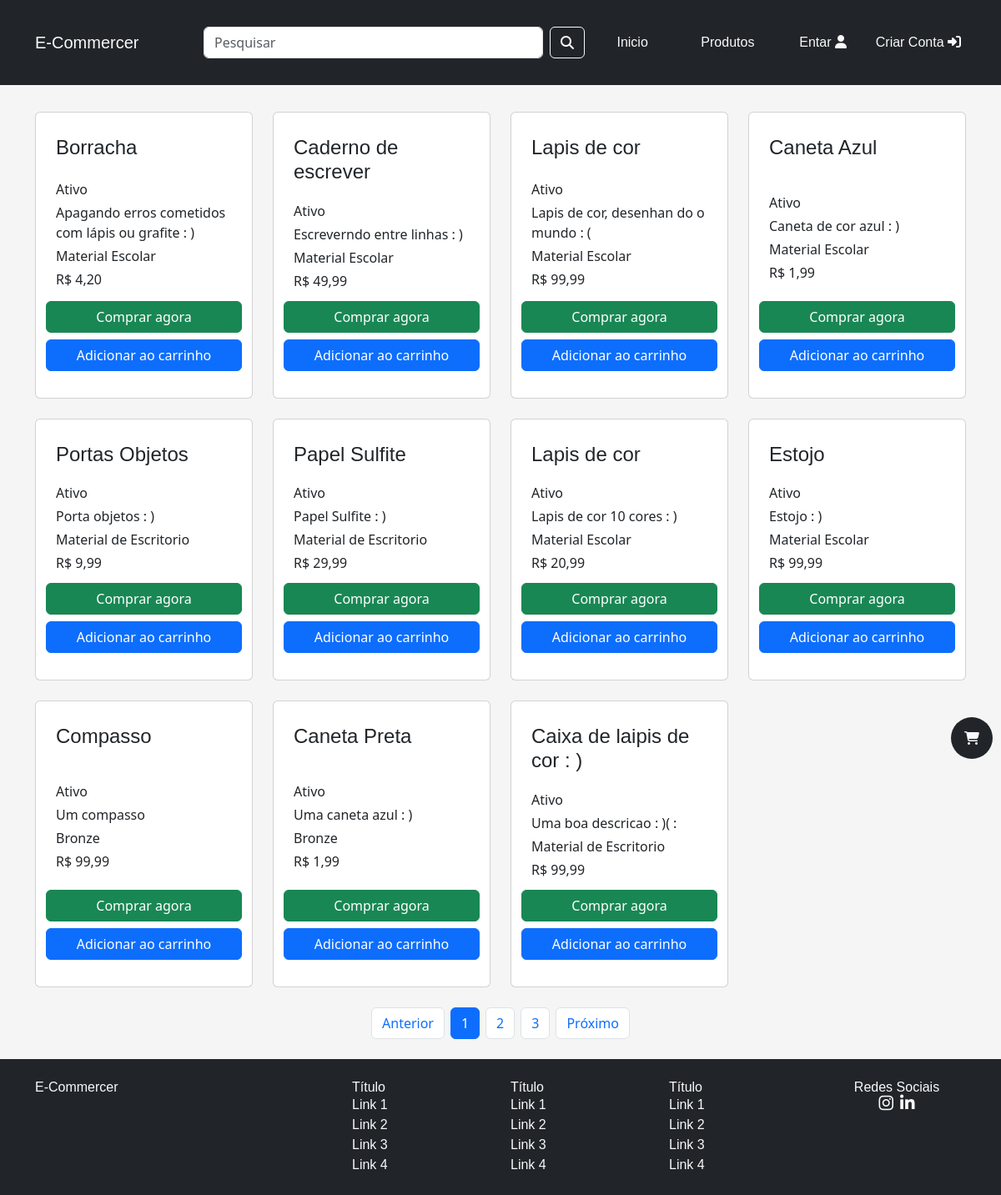
The app's page /view/index.php with its own data.
### tables this page shows
CREATE TABLE `tb_produtos` (
  `id_produto` int(11) NOT NULL AUTO_INCREMENT,
  `nome` varchar(100) NOT NULL,
  `descricao` text NOT NULL,
  `preco` decimal(8,2) NOT NULL,
  `estoque` int(11) NOT NULL,
  `imagem` varchar(100) NOT NULL,
  `id_status_produto` int(11) NOT NULL,
  `id_categoria` int(11) NOT NULL,
  PRIMARY KEY (`id_produto`),
  KEY `id_status_produto` (`id_status_produto`),
  KEY `id_categoria` (`id_categoria`),
  CONSTRAINT `tb_produtos_ibfk_1` FOREIGN KEY (`id_status_produto`) REFERENCES `status_produtos` (`id_status_produto`),
  CONSTRAINT `tb_produtos_ibfk_2` FOREIGN KEY (`id_categoria`) REFERENCES `tb_categorias` (`id_categoria`)
);

CREATE TABLE `status_produtos` (
  `id_status_produto` int(11) NOT NULL AUTO_INCREMENT,
  `status_produto` varchar(10) NOT NULL,
  PRIMARY KEY (`id_status_produto`),
  UNIQUE KEY `status_produto` (`status_produto`)
);

CREATE TABLE `tb_categorias` (
  `id_categoria` int(11) NOT NULL AUTO_INCREMENT,
  `descritivo` varchar(80) NOT NULL,
  `id_status_categoria` int(11) NOT NULL,
  PRIMARY KEY (`id_categoria`),
  UNIQUE KEY `descritivo` (`descritivo`),
  KEY `id_status_categoria` (`id_status_categoria`),
  CONSTRAINT `tb_categorias_ibfk_1` FOREIGN KEY (`id_status_categoria`) REFERENCES `status_categorias` (`id_status_categoria`)
);

### models/conexao.class.php (called while the page is built)
<?php
    class Conexao{
        public function __construct(
            protected $db = null
        ){
            $dsn = 'mysql:host=localhost;dbname=db_ecommercer;charset=utf8mb4';
            $usuario = 'root';
            $senha = '';
            try {
                $this->db = new PDO($dsn, $usuario, $senha);
            } catch (PDOException $erro) {
                echo "Erro na conexãor: {$erro->getCode()}<br>Mensagem: {$erro->getMessage()}";
            }
        }
    }
?>

### models/produto.class.php (called while the page is built, shortened)
<?php
    class Produto extends Conexao{
        public function query_listar_todos_produtos_ativos(){
            $query = "SELECT * FROM tb_produtos p INNER JOIN status_produtos s on(p.id_status_produto=s.id_status_produto) INNER JOIN tb_categorias c on(p.id_categoria=c.id_categoria) WHERE s.status_produto = 'Ativo' OR s.status_produto = 'ativo'";
            $stm = $this->db->prepare($query);
            $stm->execute();
            return $stm->fetchAll(PDO::FETCH_OBJ);
        }
    }
?>

### view/index.php (the view, shortened to what this page needs)
<?php
    require_once "../models/conexao.class.php";
    require_once "../models/produto.class.php";
?>
<!DOCTYPE html>
<html lang="pt-BR">
<head>
    <?php require_once "../components/bs5_fw.php"?>
    <link rel="stylesheet" type="text/css" href="./css/style.css">
</head>
<body id="web-site" class="" onresize="screenSize()" onload="screenSize()">
    <?php
        require_once "../components/header.php";
        require_once "../components/cart.php";
        $db_query_produtos = new Produto();
        $query_produtos = $db_query_produtos->query_listar_todos_produtos_ativos();
    ?>
    <div class="container py-2">
        <div class="row g-2 g-lg-4 row-cols-1 row-cols-sm-2 row-cols-md-2 row-cols-lg-4 py-4">
            <?php
                if(is_array($query_produtos)){
                    foreach ($query_produtos as $produto) {
                        echo"
                            <div class='col'>
                                <div class='card p-4 w-100 h-100 justify-content-between'>
                                    <div class='titulo_produto py-1'>
                                        <h2 class='fs-4'>{$produto->nome}</h2>
                                    </div>
                                    <div class='imagem_produto py-2 d-flex justify-content-center align-items-center'>
                                        <img class='img_produto' src='../produtos/{$produto->imagem}' alt='' srcset=''>
                                    </div>
                                    <div class='informacoes_produto'>
                                        <div class='descricao mb-1'>{$produto->status_produto}</div>
                                        <div class='descricao mb-1'>{$produto->descricao}</div>
                                        <div class='categoria mb-1'>{$produto->descritivo}</div>
                                        <div class='preco mb-1'>R$ ".number_format($produto->preco, 2, ',', '.')."</div>
                                    </div>
                                    <div class='row gy-2 py-2'>
                                        <button class='btn btn-success' type='submit'>Comprar agora</button>
                                        <button class='btn btn-primary' type='submit'>Adicionar ao carrinho</button>
                                    </div>
                                </div>
                            </div>"
                        ;
                    }
                }
            ?>
        </div>
        <div class="row">
            <nav aria-label="Page navigation example">
                <ul class="pagination justify-content-center">
                    <li class="page-item mx-1">
                        <button class="btn page-link" type="button" onclick="PaginacaoProdutos(this);">Anterior</button>
                    </li>
                    <li class="page-item  mx-1"><button class="btn page-link active" type="button" onclick="PaginacaoProdutos(this);">1</button></li>
                    <li class="page-item  mx-1"><button class="btn page-link" type="button" onclick="PaginacaoProdutos(this);">2</button></li>
                    <li class="page-item  mx-1"><button class="btn page-link" type="button" onclick="PaginacaoProdutos(this);">3</button></li>
                    <li class="page-item  mx-1">
                        <button class="btn page-link" type="button" onclick="PaginacaoProdutos(this);">Próximo</button>
                    </li>
                </ul>
            </nav>
        </div>
    </div>
    <?php
        require_once "../components/footer.php";
    ?>
</body>
</html>

### components/bs5_fw.php (shortened to what this page needs)
<link rel="stylesheet" href="../view/css/bootstrap/bootstrap.min.css">

### components/header.php (shortened to what this page needs)
<header class="bg-dark py-2 py-md-0 sticky-top z-2">
        <div class="container px-0">
            <nav class="navbar navbar-expand-lg">
                <div class="container-fluid">
                    <div class="navbar-brand col-md-2 col-sm-10">
                        <a class="text-light" href="#">E-Commercer</a>
                    </div>
                    <div class="collapse navbar-collapse" id="navbarTogglerDemo02">
                        <form class="d-flex w-100 py-4" role="search">
                            <input class="form-control me-2" type="search" placeholder="Pesquisar" aria-label="Search">
                            <button class="btn btn-outline-light " type="submit"><i class="fa-solid fa-magnifying-glass"></i></button>
                        </form>
                        <ul class="navbar-nav col col-sm-12 col-lg-8 col-xl-6 mb-lg-0 justify-content-end">
                            <li class="nav-item px-0 px-sm-0 w-100 d-md-flex justify-content-lg-center align-items-md-center"><a class="nav-link text-light" aria-current="" href="../view/index.php">Inicio</a></li>
                            <li class="nav-item px-0 px-sm-0 w-100 d-md-flex justify-content-lg-center align-items-md-center"><a class="nav-link text-light" aria-current="" href="../view/produtos">Produtos</a></li>
                            <?php
                                if($_SESSION["id_usuario"] == 0){
                                    echo "<li class='nav-item px-0 px-sm-0 w-100 d-md-flex justify-content-lg-center align-items-md-center'><a class='nav-link text-light' aria-current='' href='login.php'>Entar <i class='fa-solid fa-user'></i></a></li>";
                                    echo "<li class='nav-item px-0 px-sm-0 w-100 d-md-flex justify-content-lg-center align-items-md-center'><a class='nav-link text-light' aria-current='' href='criar_conta.php'>Criar Conta </i><i class='fa-solid fa-right-to-bracket'></i></a></li>";
                                }
                            ?>
                        </ul>
                    </div>
                </div>
              </nav>
        </div>
</header>

### components/cart.php
<a id="cart" class="nav-link text-light" aria-current="" href="../view/carrinho_de_compra.php">
    <div id="cart-flutuante" class="nav-item px-0 px-sm-0 d-flex justify-content-center align-items-center bg-dark z-3 rounded-circle">
        <i class="fa-solid fa-cart-shopping"></i>
    </div>
</a>

### components/footer.php
<footer class="bg-dark py-4">
        <div class="container container-fluid">
            <div class="row">
                <div class="col-md-4">
                    <h4 class="fs-6 text-light">E-Commercer</h4>
                </div>
                <div class="col-md-2">
                    <h4 class="fs-6 text-light">Título</h4>
                    <ul class="navbar-nav">
                        <li class="nav-item"><a class="nav-link link-light" href="">Link 1</a></li>
                        <li class="nav-item"><a class="nav-link link-light" href="">Link 2</a></li>
                        <li class="nav-item"><a class="nav-link link-light" href="">Link 3</a></li>
                        <li class="nav-item"><a class="nav-link link-light" href="">Link 4</a></li>
                    </ul>
                </div>
                <div class="col-md-2">
                    <h4 class="fs-6 text-light">Título</h4>
                    <ul class="navbar-nav">
                        <li class="nav-item"><a class="nav-link link-light" href="">Link 1</a></li>
                        <li class="nav-item"><a class="nav-link link-light" href="">Link 2</a></li>
                        <li class="nav-item"><a class="nav-link link-light" href="">Link 3</a></li>
                        <li class="nav-item"><a class="nav-link link-light" href="">Link 4</a></li>
                    </ul>
                </div>
                <div class="col-md-2">
                    <h4 class="fs-6 text-light">Título</h4>
                    <ul class="navbar-nav">
                        <li class="nav-item"><a class="nav-link link-light link-offset-2 link-underline-opacity-25 link-underline-opacity-100-hover" href="">Link 1</a></li>
                        <li class="nav-item"><a class="nav-link link-light link-offset-2 link-underline-opacity-25 link-underline-opacity-100-hover" href="">Link 2</a></li>
                        <li class="nav-item"><a class="nav-link link-light link-offset-2 link-underline-opacity-25 link-underline-opacity-100-hover" href="">Link 3</a></li>
                        <li class="nav-item"><a class="nav-link link-light link-offset-2 link-underline-opacity-25 link-underline-opacity-100-hover" href="">Link 4</a></li>
                    </ul>
                </div>
                <div class="col-md-2">
                    <h4 class="d-flex  fs-6 justify-content-center text-light">Redes Sociais</h4>
                    <ul class="navbar-nav flex-row justify-content-center">
                        <li class="nav-item px-1"><a class="nav-link link-light" href=""><i class="fa-brands fa-instagram fs-5"></i></a></li>
                        <li class="nav-item px-1"><a class="nav-link link-light" href=""><i class="fa-brands fa-linkedin-in fs-5"></i></a></li>
                    </ul>
                </div>
            </div>
        </div>
</footer>

### view/css/style.css (style rules this page uses)
h1, h2, h3, h4,h5, h6, a { margin: 0px !important; padding: 0px !important; font-size: 20px; font-family: sans-serif; text-decoration: none !important; }
* { margin: 0px; padding: 0px; box-sizing: border-box !important; list-style: none !important; }
a { font-size: 1em; }
body { padding: 0px 0px; min-height: 100vh; background: #f5f5f5; overflow-x: hidden; }
#cart-flutuante { width: 50px; height: 50px; position: fixed; right: 10px; top: 60% !important; }

### records on screen
tb_produtos: nome "Borracha", id_status_produto.status_produto "Ativo", descricao "Apagando erros cometidos com lápis ou grafite : )", id_categoria.descritivo "Material Escolar", preco "4,20"
tb_produtos: nome "Caderno de escrever", id_status_produto.status_produto "Ativo", descricao "Escreverndo entre linhas : )", id_categoria.descritivo "Material Escolar", preco "49,99"
tb_produtos: nome "Lapis de cor", id_status_produto.status_produto "Ativo", descricao "Lapis de cor, desenhan do o mundo : (", id_categoria.descritivo "Material Escolar", preco "99,99"
tb_produtos: nome "Caneta Azul", id_status_produto.status_produto "Ativo", descricao "Caneta de cor azul : )", id_categoria.descritivo "Material Escolar", preco "1,99"
tb_produtos: nome "Portas Objetos", id_status_produto.status_produto "Ativo", descricao "Porta objetos : )", id_categoria.descritivo "Material de Escritorio", preco "9,99"
tb_produtos: nome "Papel Sulfite", id_status_produto.status_produto "Ativo", descricao "Papel Sulfite : )", id_categoria.descritivo "Material de Escritorio", preco "29,99"
tb_produtos: nome "Lapis de cor", id_status_produto.status_produto "Ativo", descricao "Lapis de cor 10 cores : )", id_categoria.descritivo "Material Escolar", preco "20,99"
tb_produtos: nome "Estojo", id_status_produto.status_produto "Ativo", descricao "Estojo : )", id_categoria.descritivo "Material Escolar", preco "99,99"
tb_produtos: nome "Compasso", id_status_produto.status_produto "Ativo", descricao "Um compasso", id_categoria.descritivo "Bronze", preco "99,99"
tb_produtos: nome "Caneta Preta", id_status_produto.status_produto "Ativo", descricao "Uma caneta azul : )", id_categoria.descritivo "Bronze", preco "1,99"
tb_produtos: nome "Caixa de laipis de cor : )", id_status_produto.status_produto "Ativo", descricao "Uma boa descricao : )( :", id_categoria.descritivo "Material de Escritorio", preco "99,99"
